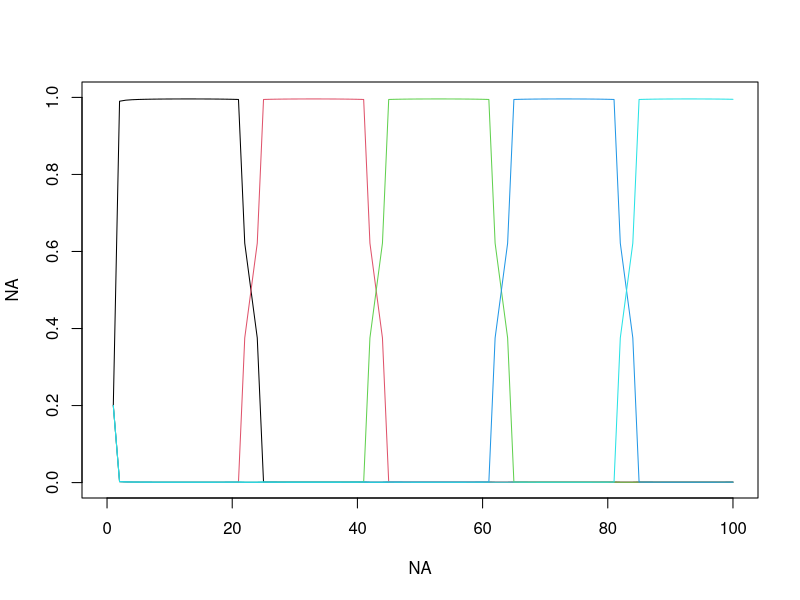
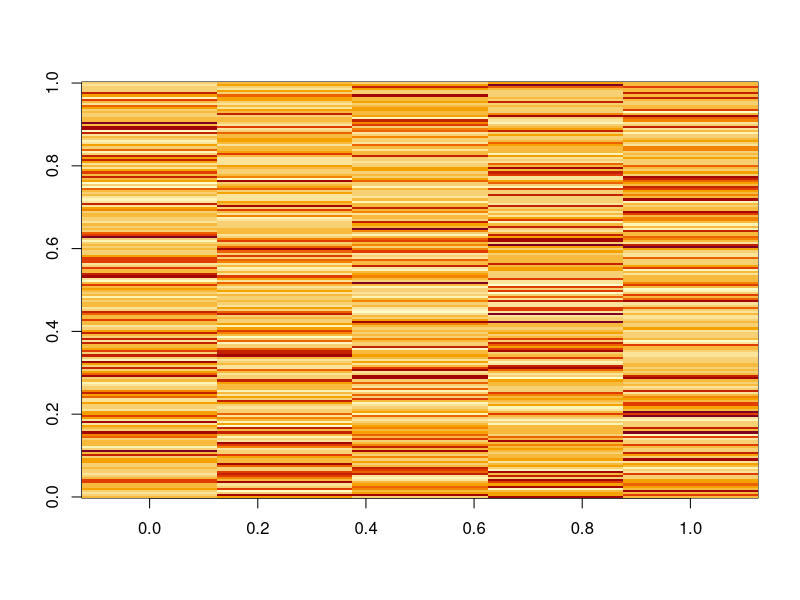

R code for these plots, in order: (Note: this script raises an error after producing the figures.)
rm(list=ls(all=TRUE))
set.seed(291)

nloc=100
nspp=200
ncommun=5
base=floor(nloc/(ncommun-1))

#generate thetas
x=seq(from=-1,to=1,length.out=base)
y=sqrt(1-(x^2))*0.1
min1=0.0001
y[y<min1]=min1
# plot(x,y)
  
init=floor(nloc/ncommun)
seq1=c(seq(from=1,to=nloc,by=init),nloc)
  
theta=matrix(min1,nloc,ncommun)
for (i in 1:ncommun){
  seq2=seq1[i]:(seq1[i]+base-1)
  seq3=seq2[seq2<=nloc]
  theta[seq3,i]=y[1:length(seq3)]
}
theta=theta/matrix(apply(theta,1,sum),nloc,ncommun)

#eliminate zeroes
cond=theta<0.000001
theta[cond]=0.000001
theta=theta/rowSums(theta)

theta.true=theta
plot(NA,NA,xlim=c(0,nloc),ylim=c(0,1))
for (i in 1:ncommun) lines(1:nloc,theta[,i],col=i)

#generate phi  
phi=matrix(NA,ncommun,nspp)
mu.large=6
mu.small=2
ind=matrix(rbinom(ncommun*nspp,size=1,prob=0.2),ncommun,nspp)
for (i in 1:ncommun){
  ind1=ind[i,]
  cond=ind1==1
  tmp=rep(NA,nspp)
  tmp[cond ]=rnorm(sum( cond),mean=mu.large,sd=1)
  tmp[!cond]=rnorm(sum(!cond),mean=mu.small,sd=1)
  phi[i,]=tmp
}
image(phi)
phi.true=phi

#how many unique species does each community have?
teste=rep(0,ncommun)
for (i in 1:nspp){
  tmp=ind[,i]
  if (sum(tmp)==1){
    ind1=which(tmp==1)
    teste[ind1]=teste[ind1]+1
  }
}
teste

#calculate probabilities
medias=theta%*%phi; dim(medias)
z.true=z=matrix(rnorm(nloc*nspp,mean=medias,sd=1),nloc,nspp)

#generate actual observations y
range(z)
break1.true=break1=c(-Inf,seq(from=0,to=6,by=0.1),Inf)
y=matrix(NA,nloc,nspp)
for (i in 2:length(break1)){
  cond=z>break1[i-1] & z<break1[i]  
  y[cond]=i-2
}
tmp=table(y); tmp; length(tmp); length(break1)

setwd('U:\\GIT_models\\git_LDA_fungi') 
write.csv(y,'fake data.csv',row.names=F)    
